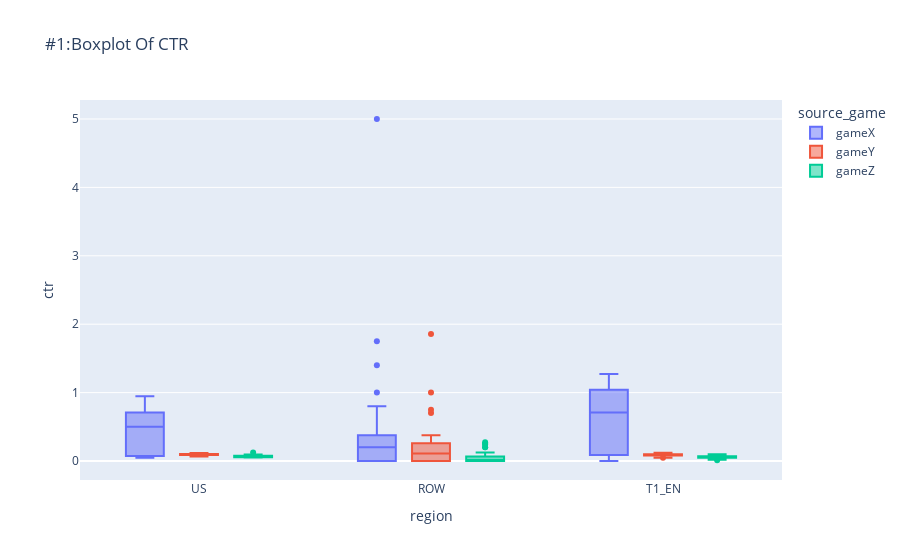

The notebook cell saved with this chart:
### Markdown cell above
### CTR

### Code cell
import plotly.express as px
ctr_box_fig = px.box(source_df_agg, x="region", y="ctr", color="source_game",
             title="#1:Boxplot Of CTR"
            
            )
ctr_box_fig.write_image("plots/#1:Boxplot Of CTR by region from Source Game in X,Y,Z.png")
ctr_box_fig.show()

### Figure 1 — Plotly figure (JSON) as saved in the notebook; plotly's stock layout.template omitted (floating-point values rounded to 4 significant figures)
{"data": [{"alignmentgroup": "True", "hovertemplate": "source_game=gameX<br>region=%{x}<br>ctr=%{y}<extra></extra>", "legendgroup": "gameX", "marker": {"color": "#636efa"}, "name": "gameX", "notched": false, "offsetgroup": "gameX", "orientation": "v", "showlegend": true, "type": "box", "x": ["US", "ROW", "US", "US", "ROW", "T1_EN", "US", "ROW", "T1_EN", "US", "T1_EN", "US", "ROW", "T1_EN", "US", "ROW", "T1_EN", "US", "T1_EN", "US", "ROW", "US", "ROW", "US", "ROW", "US", "US", "US", "US", "US", "US", "ROW", "US", "ROW", "US", "ROW", "T1_EN", "US", "US", "ROW", "T1_EN", "US", "ROW", "T1_EN", "US", "T1_EN", "US", "ROW", "T1_EN", "US", "ROW", "T1_EN", "US", "ROW", "T1_EN", "US", "ROW", "T1_EN", "US", "ROW", "T1_EN", "US", "ROW", "T1_EN", "US", "T1_EN", "US", "ROW", "T1_EN", "US", "T1_EN", "US", "ROW", "T1_EN", "US", "ROW", "T1_EN", "US", "ROW", "T1_EN", "US", "ROW", "T1_EN", "US", "ROW", "T1_EN", "US", "ROW", "T1_EN", "US", "ROW", "T1_EN", "US", "ROW", "T1_EN", "US", "ROW", "T1_EN", "US"], "x0": " ", "xaxis": "x", "y": [0.05595, 0, 0.08076, 0.06833, 0.5, 0, 0.06569, 0.2, 0.04545, 0.06652, 0, 0.0734, 0.25, 0, 0.08267, 0, 0, 0.07173, 0, 0.08348, 0, 0.0836, 0, 0.09003, 1, 0.06869, 0.07141, 0.07682, 0.07465, 0.07117, 0.04784, 0, 0.3875, 1.4, 0.83, 0, 0.5, 0.947, 0.8766, 0, null, 0.7916, 0, 1.273, 0.8576, 1.265, 0.711, 0, 0.159, 0.8467, 0, 0.1147, 0.5946, 0, 0.1734, 0.7243, 0.3333, 0.1673, 0.5419, 1.75, 0.3092, 0.5565, 0.8, 0.7429, 0.5201, 0.08, 0.5123, 0, 0.9791, 0.6073, 0.9551, 0.6996, 0, 1.068, 0.8079, 0.3333, 1.06, 0.7103, 0.3333, 0.7082, 0.4609, 5, 0.8635, 0.5274, 0.25, 1.132, 0.4615, 0, 1.242, 0.4933, 0.25, 0.9726, 0.5098, 0.6354, 1.192, 0.5717, 0.2328, 0.781, 0.7602], "y0": " ", "yaxis": "y"}, {"alignmentgroup": "True", "hovertemplate": "source_game=gameY<br>region=%{x}<br>ctr=%{y}<extra></extra>", "legendgroup": "gameY", "marker": {"color": "#EF553B"}, "name": "gameY", "notched": false, "offsetgroup": "gameY", "orientation": "v", "showlegend": true, "type": "box", "x": ["ROW", "T1_EN", "US", "ROW", "T1_EN", "US", "ROW", "T1_EN", "US", "ROW", "T1_EN", "US", "ROW", "T1_EN", "US", "ROW", "T1_EN", "US", "ROW", "T1_EN", "US", "ROW", "T1_EN", "US", "ROW", "T1_EN", "US", "ROW", "T1_EN", "US", "ROW", "T1_EN", "US", "ROW", "T1_EN", "US", "ROW", "T1_EN", "US", "ROW", "T1_EN", "US", "ROW", "T1_EN", "US", "ROW", "T1_EN", "US", "ROW", "T1_EN", "US", "ROW", "T1_EN", "US", "ROW", "T1_EN", "US", "ROW", "T1_EN", "US", "ROW", "T1_EN", "US", "ROW", "T1_EN", "US", "ROW", "T1_EN", "US", "ROW", "T1_EN", "US", "ROW", "T1_EN", "US", "ROW", "T1_EN", "US", "ROW", "T1_EN", "US", "ROW", "T1_EN", "US", "ROW", "T1_EN", "US", "ROW", "T1_EN", "US", "ROW", "T1_EN", "US", "ROW", "T1_EN", "US", "ROW", "T1_EN", "US", "ROW", "T1_EN", "US", "ROW", "T1_EN", "US", "ROW", "T1_EN", "US", "ROW", "T1_EN", "US", "ROW", "T1_EN", "US", "ROW", "T1_EN", "US", "ROW", "T1_EN", "US", "ROW", "T1_EN", "US", "ROW", "T1_EN", "US"], "x0": " ", "xaxis": "x", "y": [0.1, 0.1046, 0.1035, 0.1667, 0.09144, 0.1006, 0, 0.09846, 0.1006, 0.07547, 0.09721, 0.1034, 0.2029, 0.1047, 0.1025, 0.1515, 0.1213, 0.1122, 0.2466, 0.1006, 0.1116, 0.1429, 0.08381, 0.103, 0, 0.08591, 0.1005, 0, 0.09124, 0.1013, 0.7, 0.07587, 0.1073, 0, 0.09983, 0.1016, 0.1818, 0.1164, 0.1145, 0, 0.1001, 0.1153, 0, 0.08186, 0.09914, 0.1111, 0.08907, 0.09382, 0, 0.08201, 0.09762, 0.2857, 0.06893, 0.09359, 0, 0.07948, 0.1091, 0, 0.1094, 0.1074, 1, 0.09745, 0.1161, 0, 0.0714, 0.09652, 1.857, 0.0934, 0.08706, 0.2857, 0.07896, 0.1012, 0.3333, 0.09361, 0.08787, 0, 0.1141, 0.09045, 0, 0.1179, 0.08888, 0.75, 0.1094, 0.06548, 0.375, 0.09089, 0.09139, 0, 0.07039, 0.09761, 0.25, 0.0852, 0.08672, 0.3333, 0.0697, 0.09455, null, 0.04872, 0.09164, 0.2, 0.06168, 0.1004, 0.3333, 0.08793, 0.07241, 0, 0.04676, 0.08227, 0.25, 0.08376, 0.08053, 0.2, 0.08564, 0.07333, 0, 0.09465, 0.06882, 0, 0.08942, 0.07289, 0.01695, 0.1079, 0.0753, 0.04, 0.0737, 0.07378], "y0": " ", "yaxis": "y"}, {"alignmentgroup": "True", "hovertemplate": "source_game=gameZ<br>region=%{x}<br>ctr=%{y}<extra></extra>", "legendgroup": "gameZ", "marker": {"color": "#00cc96"}, "name": "gameZ", "notched": false, "offsetgroup": "gameZ", "orientation": "v", "showlegend": true, "type": "box", "x": ["ROW", "T1_EN", "US", "ROW", "T1_EN", "US", "ROW", "T1_EN", "US", "ROW", "T1_EN", "US", "ROW", "T1_EN", "US", "ROW", "T1_EN", "US", "ROW", "T1_EN", "US", "ROW", "T1_EN", "US", "ROW", "T1_EN", "US", "ROW", "T1_EN", "US", "ROW", "T1_EN", "US", "ROW", "T1_EN", "US", "ROW", "T1_EN", "US", "ROW", "T1_EN", "US", "ROW", "T1_EN", "US", "ROW", "T1_EN", "US", "ROW", "T1_EN", "US", "ROW", "T1_EN", "US", "ROW", "T1_EN", "US", "ROW", "T1_EN", "US", "ROW", "T1_EN", "US", "ROW", "T1_EN", "US", "T1_EN", "US", "ROW", "T1_EN", "US", "ROW", "T1_EN", "US", "T1_EN", "US", "ROW", "T1_EN", "US", "ROW", "T1_EN", "US", "ROW", "T1_EN", "US", "T1_EN", "US", "ROW", "T1_EN", "US", "ROW", "T1_EN", "US", "ROW", "T1_EN", "US", "ROW", "T1_EN", "US", "ROW", "T1_EN", "US", "ROW", "T1_EN", "US", "ROW", "T1_EN", "US", "ROW", "T1_EN", "US", "ROW", "T1_EN", "US", "ROW", "T1_EN", "US", "ROW", "T1_EN", "US", "ROW", "T1_EN", "US"], "x0": " ", "xaxis": "x", "y": [0, 0.06483, 0.08709, 0, 0.06277, 0.06138, 0, 0.05392, 0.06049, 0, 0.07998, 0.077, 0.07317, 0.06722, 0.06347, 0.02381, 0.06324, 0.06577, 0.08108, 0.07418, 0.06124, 0.09091, 0.07633, 0.05992, 0, 0.07884, 0.06123, 0, 0.07974, 0.05946, 0, 0.07635, 0.06772, 0, 0.09174, 0.06612, 0, 0.06407, 0.0659, 0.2, 0.09709, 0.06835, 0, 0.05191, 0.09553, 0, 0.06438, 0.07963, 0, 0.05589, 0.0868, 0.25, 0.06344, 0.08202, 0.2, 0.07559, 0.08715, 0, 0.07586, 0.09132, 0, 0.01676, 0.123, 0, 0.01866, 0.08305, 0.01117, 0.0827, 0, 0.02417, 0.07384, 0, 0.05259, 0.05547, 0.05374, 0.05619, 0, 0.0622, 0.05478, 0.25, 0.06349, 0.0578, 0, 0.04359, 0.05179, 0.06986, 0.06247, 0, 0.03718, 0.05352, 0, 0.04678, 0.05505, 0.1111, 0.04049, 0.05964, 0, 0.035, 0.05514, 0, 0.05426, 0.05927, 0, 0.05614, 0.05496, 0.125, 0.05713, 0.05187, 0, 0.04862, 0.05273, 0, 0.03272, 0.05029, 0, 0.04909, 0.04997, 0.04348, 0.06152, 0.05491, 0.2727, 0.03935, 0.0546], "y0": " ", "yaxis": "y"}], "layout": {"boxmode": "group", "legend": {"title": {"text": "source_game"}, "tracegroupgap": 0}, "title": {"text": "#1:Boxplot Of CTR"}, "xaxis": {"anchor": "y", "domain": [0, 1], "title": {"text": "region"}}, "yaxis": {"anchor": "x", "domain": [0, 1], "title": {"text": "ctr"}}}}
